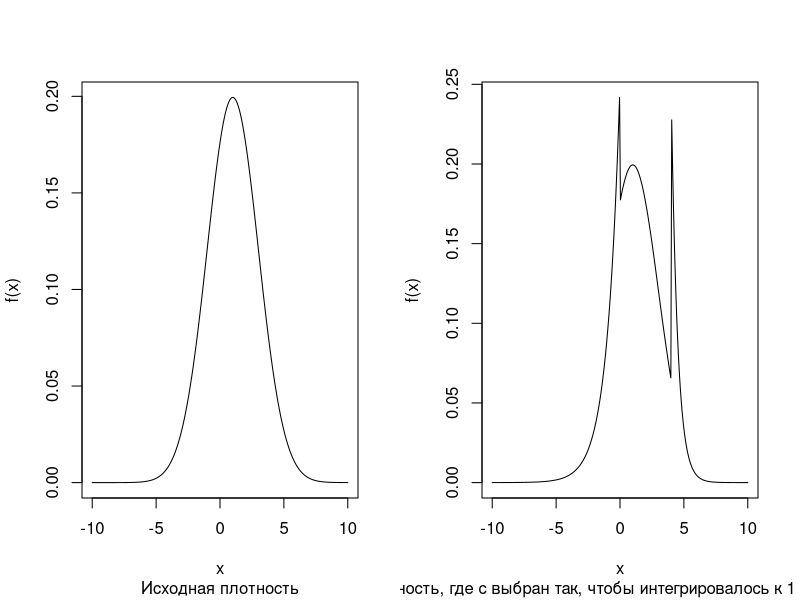
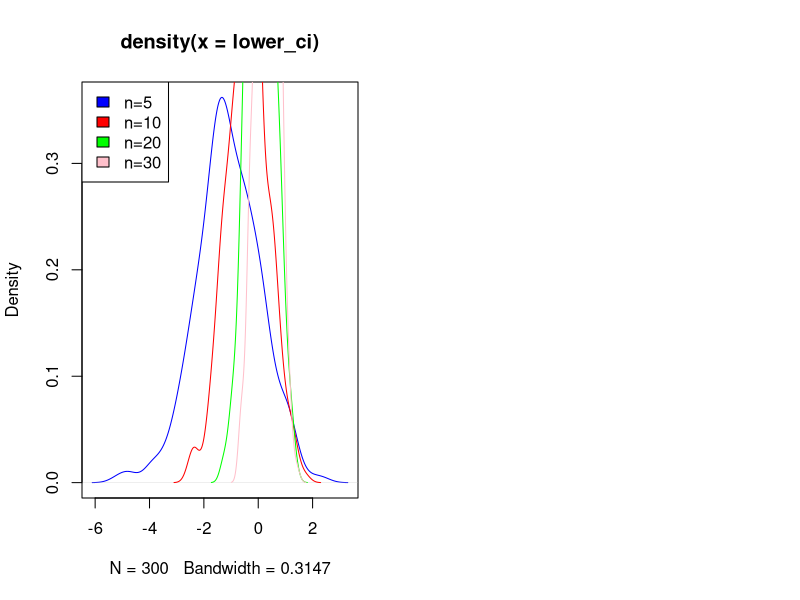
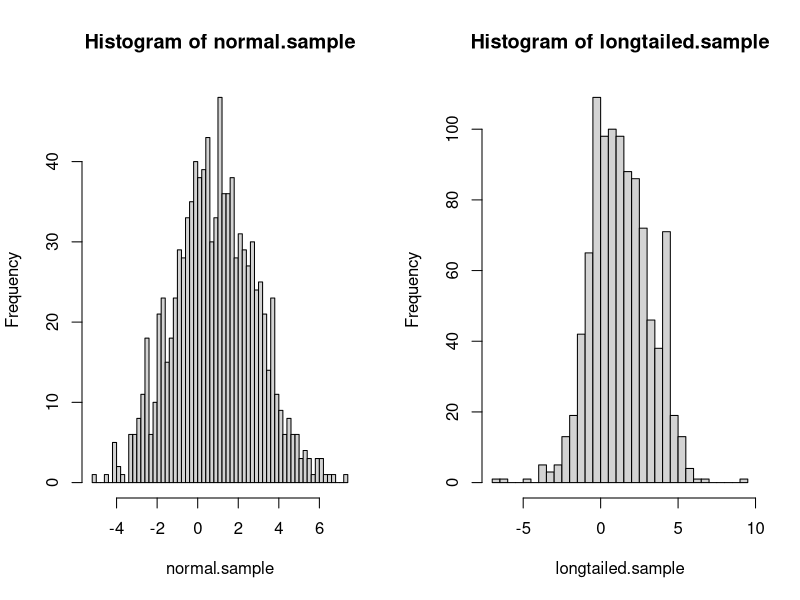

R code for these plots, in order:
## ---- chunk 1
knitr::opts_chunk$set(echo = TRUE)
## ---- chunk 2
get_est = function(sample) {
  est = c( mean(sample), var(sample))
  names(est) = c("Mean", "Variance")
  est
}
get.99ci = function(sample) {
  est = get_est(sample)
  est_sd = sqrt(est[2] / length(sample))
  mean_conf_interval_99 = c(est[1] - 3*est_sd, est[1] + 3*est_sd) 
  names(mean_conf_interval_99) = c("Lower bound", "Upper bound")
  mean_conf_interval_99
}

## ---- chunk 3
set.seed(2023)
n=5
mean=1
sd=2
sample = rnorm(n, mean = mean, sd=sd)
est = get_est(sample)
est
## ---- chunk 4
get.99ci(sample)
## ---- chunk 5
sample_from_density = function(n, pdf_f, approx=1000, ...) {
  x = seq(-10, 10, length.out = approx)
  y = sapply(x, pdf_f, ...)

  random.points <- approx(
    cumsum(y)/sum(y),
    x,
    runif(n)
  )$y
  random.points
}
rlongtailed_normal = function(sd=1, mean=0, c) {
  found
}

dlongtailed_normal = function(x, c, sd=1, mean=0, normal_range=c(0, 4)) {
  if (x >= normal_range[1] & x <= normal_range[2]) {
    return(dnorm(x, mean=mean, sd=sd))
  } else { 
    if (x < 0) {
      return(c * exp(x))
    } else {
      return(c * exp(8 - 2*x))
    }
  }
}

integrate = function(fn, x_range=seq(-10, 10, length.out=100), ...) {
  lambda = abs(abs(x_range[2]) - abs(x_range[1]))
  res = 0
  for (x in x_range) {
    res = res + fn(x, ...) * (lambda)
  }
  res
}

estimate_c = function(sd, mean, tol=0.01) {
  grid = seq(-100, 100, length.out=10000)
  
  for (c in grid) {
    total_proba = integrate(fn=dlongtailed_normal, sd=sd, mean=mean, c=c)
    #
    #for (x in x_range) {
    #  total_proba = total_proba + dlongtailed_normal(x, sd=sd, mean=mean, c=c) * (1 / length(x_range))
    #}
    if (abs(total_proba - 1) < tol) {
      return(c)
    }
  }
}


#c_right_continuous = dnorm(4, mean=mean, sd=sd)
#plot(
#  x_range, 
#  lapply(x_range, dlongtailed_normal, c=c_right_continuous, mean=mean, sd=sd),
#  ylab = "f(x)",
#  xlab = "x",
#  xlim = c(-7, 7)
#)

#hist(sample_from_density(100, pdf_f = dnorm, mean = 1))
# hist(
#   sample_from_density(
#     1000,
#     dlongtailed_normal, 
#     c=c_est,
#     mean=mean,
#     sd=sd
#   ),
#   xlab = "x", ylab = "empirical density",
# )
# integrate(
#   dnorm, 
#   x_range=seq(0, 4, length.out=1000),     
#   #c=c_est,
#   mean=mean,
#   sd=sd
# )
# integrate(
#   dlongtailed_normal,
#   x_range=seq(-10, 10, length.out=1000),
#   mean=mean,
#   sd=sd,
#   c=c_est
# )
## ---- chunk 6
par(mfrow=c(1, 2))
c_est = estimate_c(sd=sd, mean=mean)

x_range = seq(-10, 10, length.out = 300)
plot(
  x_range,
  lapply(x_range, dnorm, mean=mean, sd=sd),
  type='l',
  xlab = "x", ylab = "f(x)",
  sub="Исходная плотность"
)
plot( 
  x_range, 
  lapply(x_range, dlongtailed_normal, c=c_est, mean=mean, sd=sd), 
  type='l',
  xlab = "x", ylab = "f(x)",
  sub=paste("Плотность, где c выбран так, чтобы интегрировалось к 1 (c = ", round(c_est, 2), ")")
)
## ---- chunk 7
longtailed_mean = mean(sample_from_density(
  100000,
  dlongtailed_normal, 
  c=c_est,
  mean=mean,
  sd=sd
))
longtailed_mean
## ---- chunk 8
run_samples = function(n_samples, density, sample_size=5, ...) {
  ci_matrix = matrix(, ncol=2, nrow=0)
  est_matrix = matrix(, ncol=2, nrow=0)
  for (i in 1:n_samples) {
    longtailed_sample = sample_from_density(
      n=sample_size,
      pdf_f=density, 
      approx=1000,
      ...
    )
    ci_matrix = rbind(ci_matrix, get.99ci(longtailed_sample))
    est_matrix = rbind(est_matrix, get_est(longtailed_sample))
  }
  list("ci_matrix" = ci_matrix, "est_matrix" = est_matrix)
}
## ---- chunk 9
set.seed(2023)
run_samples(
  n_samples=1, 
  sample_size=5, 
  density=dlongtailed_normal, 
  c=c_est, mean=mean, sd=sd
)
## ---- chunk 10
set.seed(2023)
run_samples(
  n_samples=5,
  sample_size=5, 
  density=dlongtailed_normal, 
  c=c_est, mean=mean, sd=sd
)
## ---- chunk 11
# set.seed(2023)
# for (n_samples in c(5, 10, 20, 30, 40, 50, 100)) {
#   #print(run_samples(n_samples))
#   print(paste("Результаты для n=", n_samples))
#   run_samples(
#     n_samples=100,
#     sample_size=n_samples, 
#     density=dlongtailed_normal, 
#     c=c_est, mean=mean, sd=sd
#   )$ci_matrix
#   
# }
## ---- chunk 12
set.seed(2023)
for (n_samples in c(5, 10, 20, 30, 40, 50, 100)) {
  #print(run_samples(n_samples))
  print(paste("Результаты для n=", n_samples))
  res = (run_samples(
    n_samples=1,
    sample_size=n_samples, 
    density=dnorm, 
    mean=mean, sd=sd
  ))
  res$ci_length = res$ci_matrix[2] - res$ci_matrix[1]
  print(res)
}
## ---- chunk 13
set.seed(2023)
for (n_samples in c(5, 10, 20, 30, 40, 50, 100)) {
  #print(run_samples(n_samples))
  print(paste("Результаты для n=", n_samples))
  ci_matrix = run_samples(
    n_samples=100,
    sample_size=n_samples, 
    density=dlongtailed_normal, 
    c=c_est, mean=mean, sd=sd
  )$ci_matrix
  lower.bound = mean(ci_matrix[, 1])
  upper.bound = mean(ci_matrix[, 2])
  ci_length = upper.bound - lower.bound
  
  res = c(lower.bound, upper.bound, ci_length) 
  names(res) = c("lower.bound", "upper.bound", "ci.length")
  print(res)
}
## ---- chunk 14
set.seed(2023)
f_range = seq(-5, 5, length.out=50)

colors = c("blue", "red", "green", "pink", "orange")
col_i = 1

for (sample_size in c(5, 10, 20, 30)) {
  #print(run_samples(n_samples))
  lower_ci = run_samples(
    n_samples=300,
    sample_size=sample_size,
    density=dlongtailed_normal,
    c=c_est, mean=mean, sd=sd
  )$ci_matrix[, 1]

  if (col_i == 1) {
    plot(density(lower_ci), col=colors[col_i])
  } else {
    lines(density(lower_ci), col=colors[col_i])
  }
  col_i = col_i + 1
  
}

legend(x="topleft", legend=c("n=5", "n=10", "n=20", "n=30"), fill=colors)
## ---- chunk 15
# С ростом количества наблюдений интервал в среднем сужается
# data = data.frame(matrix(ncol=3, nrow=0))
# colnames(data) = c("sample_size", "ci", "mean")
data = data.frame(sample_size=c(0), ci=c(0), mean=c(0))
# rbind(data, c(1,1,1))
for (sample_size in c(5, 10, 20, 30, 50, 100)) {
  ci_matrix = run_samples(
    n_samples=300,
    sample_size=sample_size,
    density=dnorm, 
    mean=mean, sd=sd
  )$ci_matrix
  interval_lengths = ci_matrix[, 2] - ci_matrix[, 1]
  interval_means = (ci_matrix[, 2] + ci_matrix[, 1]) / 2
  # da
}
## ---- chunk 16
par(mfrow = c(1, 2))

set.seed(2023)
longtailed.sample = sample_from_density(
  1000,
  dlongtailed_normal,
  sd=sd, mean=mean, c=c_est
)

normal.sample = sample_from_density(
    1000,
    dnorm,
    mean=mean, sd=sd
  )
hist(normal.sample, breaks = 50)
hist(longtailed.sample, breaks = 50)
## ---- chunk 17
#Сравнение эмпирических распределений статистик
par(mfrow = c(2, 2))

set.seed(2023)
longtailed.samples = run_samples(
  n_samples=1000,
  sample_size=30,
  density=dlongtailed_normal, 
  c=c_est, mean=mean, sd=sd
)
longtailed.means = longtailed.samples$est_matrix[, 1]
longtailed.variances = longtailed.samples$est_matrix[, 2]

samples = run_samples(
  n_samples=1000,
  sample_size=30,
  density=dnorm, 
  mean=mean, sd=sd
)
means = samples$est_matrix[, 1]
variances = samples$est_matrix[, 2]
#hist(longtailed.means)
#hist(longtailed.variances)
#hist(means)
#hist(variances)
## ---- chunk 18
library(VGAM)
par(mfrow=c(1,2))
#hist(rlaplace(1000))
#hist(rnorm(1000))
